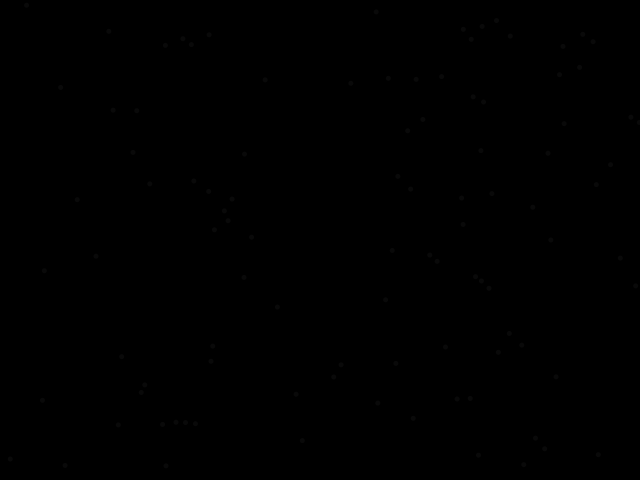
Frame 1 (no input)
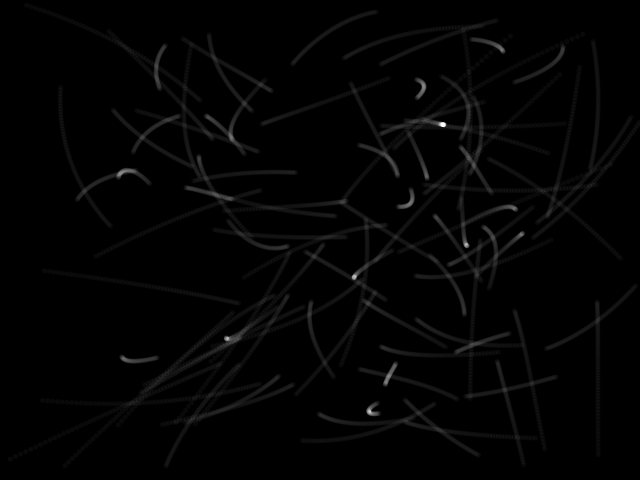
Frame 60 (the mouse pressed at the canvas centre just before this capture)
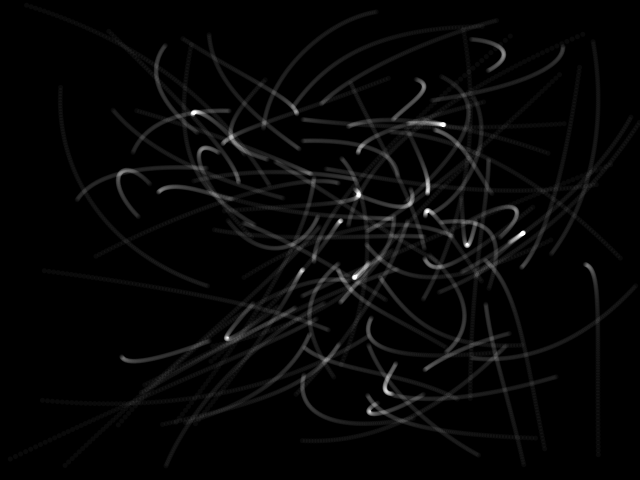
Frame 120 (the mouse held since frame 60 and released just before this capture)

The Processing sketch that drew these frames (run headless with seeded random() and noise(); from frame 60 on, the mouse is pressed at the canvas centre):

// Processing sketch: sketch_171223a
// ── sketch_171223a.pde
int num =100;
Spot[] spots = new Spot[num];

void setup(){
  size(640,480);
//  fullScreen();
  background(0);
  smooth();
  noStroke();
  blendMode(ADD);
  colorMode(RGB);
  frameRate(120);
  for (int i=0;i<num;i++){
  spots[i] = new Spot(random(1)*width, random(1)*height);
  spots[i].setVelocity(random(-10,10), random(-10,10));
  }
}

void draw() {
 //background(0,2);
//  fill(0,20);
//  rect(0,0,width,height,20);
  fill(255,10);
  for (int i=0;i<num;i++){
 spots[i].move();
 spots[i].display();
  }
    for (int i=0;i<num-1;i++){
    spots[i].setVelocity((spots[i+1].x-spots[i].x)/100, (spots[i+1].y-spots[i].y)/100);
  }
   spots[num-1].setVelocity((spots[0].x-spots[num-1].x)/100, (spots[0].y-spots[num-1].y)/100);

}

void mouseClicked(){
  for (int i=0;i<num-1;i++){
    spots[i].setVelocity(spots[i+1].x-spots[i].x, spots[i+1].y-spots[i].y);
  } 
}  
  

class Spot {
 float x,y,vx,vy;
 float diameter = 5;
 float direction,velocity;
 
   Spot(float _x,float _y){
    x = _x;
    y = _y;
    vx = 0;
    vy = 0;
   }
   
   void setVelocity(float _vx,float _vy){
     vx = _vx;
     vy = _vy;
   }
   
  void move() {
   x += vx;
   y += vy;
  }
 
   void display() {
    ellipse(x, y, diameter, diameter);
  }
  
}
